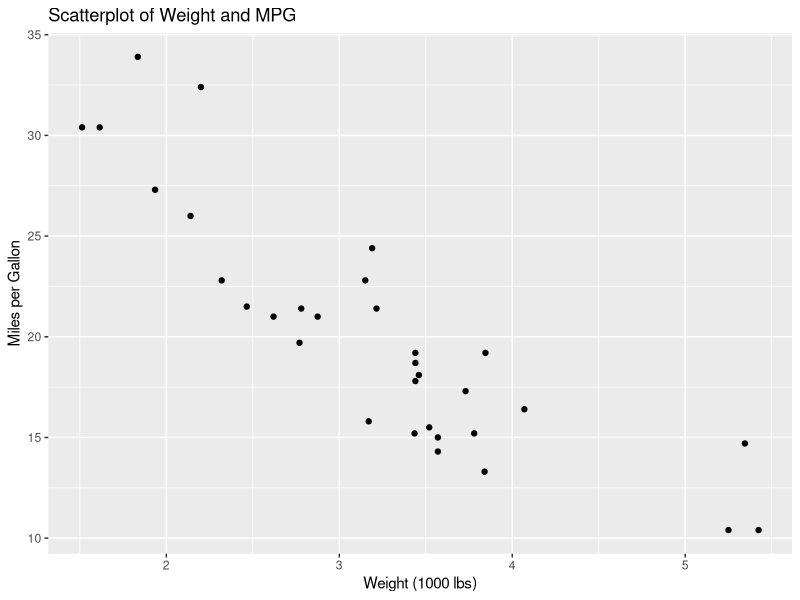

The R script that drew this image:
## ---- chunk 1
data(mtcars)
head(mtcars)
## ---- chunk 2
library(ggplot2)
ggplot(mtcars, aes(x = wt, y = mpg)) +
  geom_point() +
  xlab("Weight (1000 lbs)") +
  ylab("Miles per Gallon") +
  ggtitle("Scatterplot of Weight and MPG")
